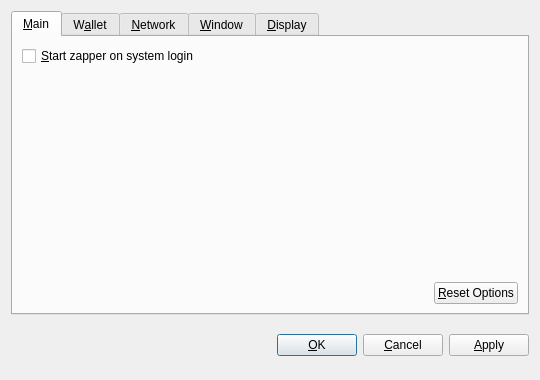
<?xml version="1.0" encoding="UTF-8"?>
<ui version="4.0">
 <class>OptionsDialog</class>
 <widget class="QDialog" name="OptionsDialog">
  <property name="geometry">
   <rect>
    <x>0</x>
    <y>0</y>
    <width>540</width>
    <height>380</height>
   </rect>
  </property>
  <property name="windowTitle">
   <string>Options</string>
  </property>
  <property name="modal">
   <bool>true</bool>
  </property>
  <layout class="QVBoxLayout" name="verticalLayout">
   <item>
    <widget class="QTabWidget" name="tabWidget">
     <property name="tabPosition">
      <enum>QTabWidget::North</enum>
     </property>
     <property name="currentIndex">
      <number>0</number>
     </property>
     <widget class="QWidget" name="tabMain">
      <attribute name="title">
       <string>&amp;Main</string>
      </attribute>
      <layout class="QVBoxLayout" name="verticalLayout_Main">
       <item>
        <widget class="QCheckBox" name="bitcoinAtStartup">
         <property name="toolTip">
          <string>Automatically start zapper after logging in to the system.</string>
         </property>
         <property name="text">
          <string>&amp;Start zapper on system login</string>
         </property>
        </widget>
       </item>
       <item>
        <spacer name="verticalSpacer_Main">
         <property name="orientation">
          <enum>Qt::Vertical</enum>
         </property>
         <property name="sizeHint" stdset="0">
          <size>
           <width>20</width>
           <height>40</height>
          </size>
         </property>
        </spacer>
       </item>
       <item>
        <layout class="QHBoxLayout" name="horizontalLayout_2_Main">
         <item>
          <spacer name="horizontalSpacer_2_Main">
           <property name="orientation">
            <enum>Qt::Horizontal</enum>
           </property>
           <property name="sizeHint" stdset="0">
            <size>
             <width>40</width>
             <height>20</height>
            </size>
           </property>
          </spacer>
         </item>
         <item>
          <widget class="QPushButton" name="resetButton">
           <property name="toolTip">
            <string>Reset all client options to default.</string>
           </property>
           <property name="text">
            <string>&amp;Reset Options</string>
           </property>
           <property name="autoDefault">
            <bool>false</bool>
           </property>
          </widget>
         </item>
        </layout>
       </item>
      </layout>
     </widget>
     <widget class="QWidget" name="tabWallet">
      <attribute name="title">
       <string>W&amp;allet</string>
      </attribute>
      <layout class="QVBoxLayout" name="verticalLayout_Network">
       <item>
        <widget class="QLabel" name="transactionFeeInfoLabel">
         <property name="text">
          <string>Optional transaction fee per kB that helps make sure your transactions are processed quickly. Most transactions are 1 kB.</string>
         </property>
         <property name="textFormat">
          <enum>Qt::PlainText</enum>
         </property>
         <property name="wordWrap">
          <bool>true</bool>
         </property>
        </widget>
       </item>
       <item>
        <layout class="QHBoxLayout" name="horizontalLayout_1_Main">
         <item>
          <widget class="QLabel" name="transactionFeeLabel">
           <property name="text">
            <string>Pay transaction &amp;fee</string>
           </property>
           <property name="textFormat">
            <enum>Qt::PlainText</enum>
           </property>
           <property name="buddy">
            <cstring>transactionFee</cstring>
           </property>
          </widget>
         </item>
         <item>
          <widget class="BitcoinAmountField" name="transactionFee"/>
         </item>
         <item>
          <spacer name="horizontalSpacer_1_Main">
           <property name="orientation">
            <enum>Qt::Horizontal</enum>
           </property>
           <property name="sizeHint" stdset="0">
            <size>
             <width>40</width>
             <height>20</height>
            </size>
           </property>
          </spacer>
         </item>
        </layout>
       </item>
       <item>
        <widget class="QLabel" name="label">
         <property name="text">
          <string>If you disable the spending of unconfirmed change, the change from a transaction cannot be used until that transaction has at least one confirmation. This also affects how your balance is computed.</string>
         </property>
         <property name="wordWrap">
          <bool>true</bool>
         </property>
        </widget>
       </item>
       <item>
        <widget class="QCheckBox" name="spendZeroConfChange">
         <property name="text">
          <string>Spend unconfirmed change  (experts only)</string>
         </property>
        </widget>
       </item>
       <item>
        <spacer name="verticalSpacer">
         <property name="orientation">
          <enum>Qt::Vertical</enum>
         </property>
         <property name="sizeHint" stdset="0">
          <size>
           <width>20</width>
           <height>40</height>
          </size>
         </property>
        </spacer>
       </item>
      </layout>
     </widget>
     <widget class="QWidget" name="tabNetwork">
      <attribute name="title">
       <string>&amp;Network</string>
      </attribute>
      <layout class="QVBoxLayout" name="verticalLayout_Network">
       <item>
        <widget class="QCheckBox" name="mapPortUpnp">
         <property name="toolTip">
          <string>Automatically open the zapper client port on the router. This only works when your router supports UPnP and it is enabled.</string>
         </property>
         <property name="text">
          <string>Map port using &amp;UPnP</string>
         </property>
        </widget>
       </item>
       <item>
        <widget class="QCheckBox" name="connectSocks">
         <property name="toolTip">
          <string>Connect to the zapper network through a SOCKS proxy (e.g. when connecting through Tor).</string>
         </property>
         <property name="text">
          <string>&amp;Connect through SOCKS proxy:</string>
         </property>
        </widget>
       </item>
       <item>
        <layout class="QHBoxLayout" name="horizontalLayout_Network">
         <item>
          <widget class="QLabel" name="proxyIpLabel">
           <property name="text">
            <string>Proxy &amp;IP:</string>
           </property>
           <property name="textFormat">
            <enum>Qt::PlainText</enum>
           </property>
           <property name="buddy">
            <cstring>proxyIp</cstring>
           </property>
          </widget>
         </item>
         <item>
          <widget class="QValidatedLineEdit" name="proxyIp">
           <property name="maximumSize">
            <size>
             <width>140</width>
             <height>16777215</height>
            </size>
           </property>
           <property name="toolTip">
            <string>IP address of the proxy (e.g. 127.0.0.1)</string>
           </property>
          </widget>
         </item>
         <item>
          <widget class="QLabel" name="proxyPortLabel">
           <property name="text">
            <string>&amp;Port:</string>
           </property>
           <property name="textFormat">
            <enum>Qt::PlainText</enum>
           </property>
           <property name="buddy">
            <cstring>proxyPort</cstring>
           </property>
          </widget>
         </item>
         <item>
          <widget class="QLineEdit" name="proxyPort">
           <property name="maximumSize">
            <size>
             <width>55</width>
             <height>16777215</height>
            </size>
           </property>
           <property name="toolTip">
            <string>Port of the proxy (e.g. 9050)</string>
           </property>
          </widget>
         </item>
         <item>
          <widget class="QLabel" name="socksVersionLabel">
           <property name="text">
            <string>SOCKS &amp;Version:</string>
           </property>
           <property name="textFormat">
            <enum>Qt::PlainText</enum>
           </property>
           <property name="buddy">
            <cstring>socksVersion</cstring>
           </property>
          </widget>
         </item>
         <item>
          <widget class="QValueComboBox" name="socksVersion">
           <property name="toolTip">
            <string>SOCKS version of the proxy (e.g. 5)</string>
           </property>
          </widget>
         </item>
         <item>
          <spacer name="horizontalSpacer_Network">
           <property name="orientation">
            <enum>Qt::Horizontal</enum>
           </property>
           <property name="sizeHint" stdset="0">
            <size>
             <width>40</width>
             <height>20</height>
            </size>
           </property>
          </spacer>
         </item>
        </layout>
       </item>
       <item>
        <spacer name="verticalSpacer_Network">
         <property name="orientation">
          <enum>Qt::Vertical</enum>
         </property>
         <property name="sizeHint" stdset="0">
          <size>
           <width>20</width>
           <height>40</height>
          </size>
         </property>
        </spacer>
       </item>
      </layout>
     </widget>
     <widget class="QWidget" name="tabWindow">
      <attribute name="title">
       <string>&amp;Window</string>
      </attribute>
      <layout class="QVBoxLayout" name="verticalLayout_Window">
       <item>
        <widget class="QCheckBox" name="minimizeToTray">
         <property name="toolTip">
          <string>Show only a tray icon after minimizing the window.</string>
         </property>
         <property name="text">
          <string>&amp;Minimize to the tray instead of the taskbar</string>
         </property>
        </widget>
       </item>
       <item>
        <widget class="QCheckBox" name="minimizeOnClose">
         <property name="toolTip">
          <string>Minimize instead of exit the application when the window is closed. When this option is enabled, the application will be closed only after selecting Quit in the menu.</string>
         </property>
         <property name="text">
          <string>M&amp;inimize on close</string>
         </property>
        </widget>
       </item>
       <item>
        <spacer name="verticalSpacer_Window">
         <property name="orientation">
          <enum>Qt::Vertical</enum>
         </property>
         <property name="sizeHint" stdset="0">
          <size>
           <width>20</width>
           <height>40</height>
          </size>
         </property>
        </spacer>
       </item>
      </layout>
     </widget>
     <widget class="QWidget" name="tabDisplay">
      <attribute name="title">
       <string>&amp;Display</string>
      </attribute>
      <layout class="QVBoxLayout" name="verticalLayout_Display">
       <item>
        <layout class="QHBoxLayout" name="horizontalLayout_1_Display">
         <item>
          <widget class="QLabel" name="langLabel">
           <property name="text">
            <string>User Interface &amp;language:</string>
           </property>
           <property name="textFormat">
            <enum>Qt::PlainText</enum>
           </property>
           <property name="buddy">
            <cstring>lang</cstring>
           </property>
          </widget>
         </item>
         <item>
          <widget class="QValueComboBox" name="lang">
           <property name="toolTip">
            <string>The user interface language can be set here. This setting will take effect after restarting zapper.</string>
           </property>
          </widget>
         </item>
        </layout>
       </item>
       <item>
        <layout class="QHBoxLayout" name="horizontalLayout_2_Display">
         <item>
          <widget class="QLabel" name="unitLabel">
           <property name="text">
            <string>&amp;Unit to show amounts in:</string>
           </property>
           <property name="textFormat">
            <enum>Qt::PlainText</enum>
           </property>
           <property name="buddy">
            <cstring>unit</cstring>
           </property>
          </widget>
         </item>
         <item>
          <widget class="QValueComboBox" name="unit">
           <property name="toolTip">
            <string>Choose the default subdivision unit to show in the interface and when sending coins.</string>
           </property>
          </widget>
         </item>
        </layout>
       </item>
       <item>
        <widget class="QCheckBox" name="displayAddresses">
         <property name="toolTip">
          <string>Whether to show zapper addresses in the transaction list or not.</string>
         </property>
         <property name="text">
          <string>&amp;Display addresses in transaction list</string>
         </property>
        </widget>
       </item>
       <item>
        <widget class="QCheckBox" name="coinControlFeatures">
         <property name="toolTip">
          <string>Whether to show coin control features or not.</string>
         </property>
         <property name="text">
          <string>Display coin &amp;control features (experts only!)</string>
         </property>
        </widget>
       </item>
       <item>
        <spacer name="verticalSpacer_Display">
         <property name="orientation">
          <enum>Qt::Vertical</enum>
         </property>
         <property name="sizeHint" stdset="0">
          <size>
           <width>20</width>
           <height>40</height>
          </size>
         </property>
        </spacer>
       </item>
      </layout>
     </widget>
    </widget>
   </item>
   <item>
    <layout class="QHBoxLayout" name="horizontalLayout_Buttons">
     <item>
      <spacer name="horizontalSpacer_1">
       <property name="orientation">
        <enum>Qt::Horizontal</enum>
       </property>
       <property name="sizeHint" stdset="0">
        <size>
         <width>40</width>
         <height>48</height>
        </size>
       </property>
      </spacer>
     </item>
     <item>
      <widget class="QLabel" name="statusLabel">
       <property name="font">
        <font>
         <weight>75</weight>
         <bold>true</bold>
        </font>
       </property>
       <property name="text">
        <string/>
       </property>
       <property name="textFormat">
        <enum>Qt::PlainText</enum>
       </property>
       <property name="wordWrap">
        <bool>true</bool>
       </property>
      </widget>
     </item>
     <item>
      <spacer name="horizontalSpacer_2">
       <property name="orientation">
        <enum>Qt::Horizontal</enum>
       </property>
       <property name="sizeHint" stdset="0">
        <size>
         <width>40</width>
         <height>48</height>
        </size>
       </property>
      </spacer>
     </item>
     <item>
      <widget class="QPushButton" name="okButton">
       <property name="text">
        <string>&amp;OK</string>
       </property>
      </widget>
     </item>
     <item>
      <widget class="QPushButton" name="cancelButton">
       <property name="text">
        <string>&amp;Cancel</string>
       </property>
       <property name="autoDefault">
        <bool>false</bool>
       </property>
      </widget>
     </item>
     <item>
      <widget class="QPushButton" name="applyButton">
       <property name="text">
        <string>&amp;Apply</string>
       </property>
       <property name="autoDefault">
        <bool>false</bool>
       </property>
      </widget>
     </item>
    </layout>
   </item>
  </layout>
 </widget>
 <customwidgets>
  <customwidget>
   <class>BitcoinAmountField</class>
   <extends>QSpinBox</extends>
   <header>bitcoinamountfield.h</header>
  </customwidget>
  <customwidget>
   <class>QValueComboBox</class>
   <extends>QComboBox</extends>
   <header>qvaluecombobox.h</header>
  </customwidget>
  <customwidget>
   <class>QValidatedLineEdit</class>
   <extends>QLineEdit</extends>
   <header>qvalidatedlineedit.h</header>
  </customwidget>
 </customwidgets>
 <resources/>
 <connections/>
</ui>
